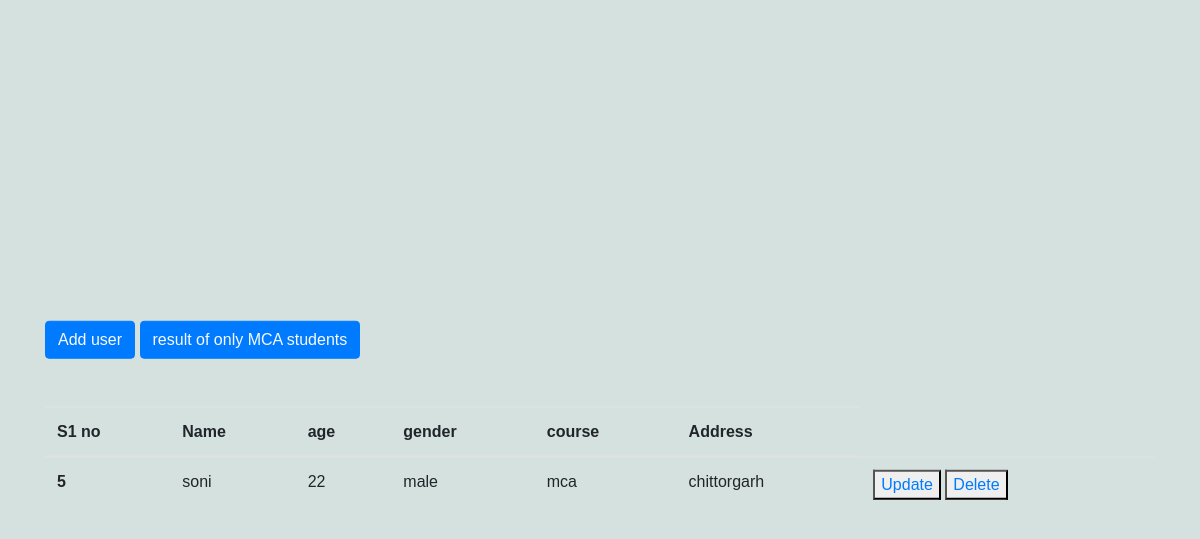
Page /MCA.php on the committed database.
### tables this page shows
CREATE TABLE `stuinfo` (
  `stu_id` int(11) NOT NULL,
  `name` varchar(30) NOT NULL,
  `age` int(30) NOT NULL,
  `gender` varchar(10) NOT NULL,
  `course` varchar(50) NOT NULL,
  `address` varchar(100) NOT NULL
);

### MCA.php (the view, shortened to what this page needs)
<?php
include 'connect.php';
?>
<!DOCTYPE html>
<html lang="en">
<head>
    <link rel="stylesheet" href="https://maxcdn.bootstrapcdn.com/bootstrap/4.0.0/css/bootstrap.min.css">
</head>
<body>
    <div class="container">
    <button class  = "btn btn-primary my-5"><a href="index.php"
        class="text-light">Add user </a> </button>
        <button class  = "btn btn-primary my-5"><a href="MCA.php"
        class="text-light">result of only MCA students </a> </button>
        <table class="table">
  <thead>
    <tr>
      <th scope="col">S1 no</th>
      <th scope="col">Name</th>
      <th scope="col">age</th>
      <th scope="col">gender</th>
      <th scope="col">course</th>
      <th scope="col">Address</th>
    </tr>
  </thead>
  <tbody>
      <?php
    $sql="select * from `stuinfo` where course='MCA'";
    $result=mysqli_query($con,$sql);
    if($result){
        while($row=mysqli_fetch_assoc($result)){
            $id=$row['stu_id'];
            $name=$row['name'];
            $age=$row['age'];
            $gender=$row['gender'];
            $course=$row['course'];
            $address=$row['address'];
            echo ' <tr>
            <th scope="row">'.$id.'</th>
            <td>'.$name.'</td>
            <td>'.$age.'</td>
            <td>'.$gender.'</td>
            <td>'.$course.'</td>
            <td>'.$address.'</td>
            <td>
             <button><a href="update.php?updateid='.$id.'">Update</a></button>
            <button><a href="delete.php?deleteid='.$id.'">Delete</a></button>
    </td>
          </tr>';
        }
    }
?>
 </tbody>
</table>
</div>
</body>
</html>

### MCA.php (style rules this page uses)
body { background-color: #d5e1df; height: 100vh; font-family: 'Montserrat', sans-serif; }
.container { position: absolute; transform: translate(-50%,-50%); top: 50%; left: 50%; }
::placeholder { font-family: Montserrat, sans-serif; font-weight: 400; color: #fff; text-shadow: 2px 2px 4px rgba(0,0,0,0.4); }
a, input:focus, select:focus, textarea:focus, button:focus { outline: none; }

### rows in the picture
stuinfo: stu_id "5", name "soni", age "22", gender "male", course "mca", address "chittorgarh"
